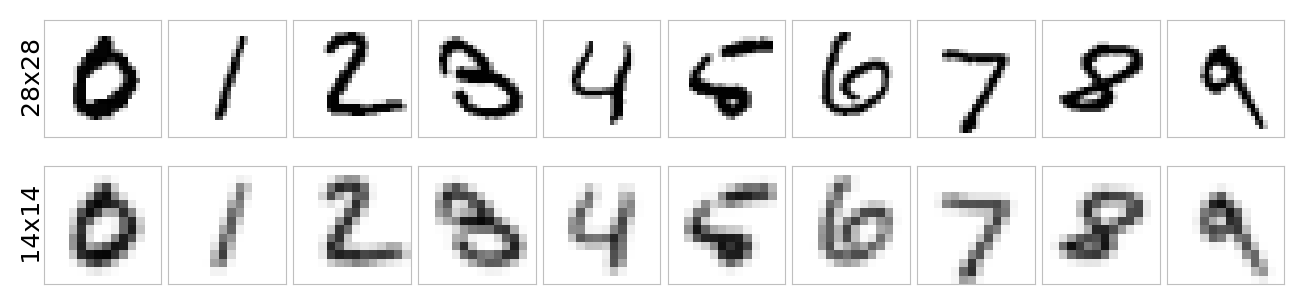

Recreate this plot in Python.
"""What does downsampling MNIST to 14x14 actually cost the input?

900-series PLOT SCRIPT. Loads MNIST, trains nothing. Methods M2, supporting the data row of
the control-parameter table.

WHY THE FIGURE EXISTS. The report runs at 14x14 rather than the usual 28x28, and that is a
choice a reader is entitled to challenge: a quarter of the pixels is a real reduction, and if
it destroyed class structure then every downstream claim would be made on a degraded problem.
The honest answer is visual -- the digits remain plainly legible -- so the figure simply shows
the same images at both resolutions and lets the reader judge. It asserts nothing about
accuracy; 810 and 811 carry that.

ONE ROW PER RESOLUTION, ONE COLUMN PER CLASS, so the comparison is within-column and the eye
does not have to hold two grids apart. The first test-set example of each digit is used --
not a hand-picked one, and not an average, which would hide exactly the fine strokes the
downsampling might be expected to lose.

MINIMAL FURNITURE, per the report's figure convention: no title, no axes, no per-panel text.
The two row labels are the only words in the figure.

PROVENANCE
    MNIST test split via src.data.load_mnist, at size=28 and size=14. The 14x14 path is the
    same call the whole project trains on, so this shows the actual input, not a re-derivation
    of it.
"""
import sys
from pathlib import Path

ROOT = Path(__file__).resolve().parents[1]
sys.path.insert(0, str(ROOT))

import numpy as np
import matplotlib.pyplot as plt

from src.data import load_mnist
from src.protocol import figure_path, DATA_ROOT

SIZES = [28, 14]
CLASSES = list(range(10))


def first_example_per_class(size):
    """The first test image of each class, at `size`. Same images at both resolutions, because
    the test split order does not depend on the resampling."""
    _, test = load_mnist(size=size, root=DATA_ROOT, fashion=False)
    # TensorMNIST holds the split as tensors: .x is (N, size*size), .targets is (N,)
    x = test.x.detach().cpu().numpy()
    y = test.targets.detach().cpu().numpy().reshape(-1)
    out = []
    for c in CLASSES:
        idx = int(np.flatnonzero(y == c)[0])
        out.append(x[idx].reshape(size, size))
    return out


if __name__ == "__main__":
    rows = {s: first_example_per_class(s) for s in SIZES}

    # Height is set from the WIDTH so the cells stay square and no dead band opens between
    # the rows: ten columns across 6.6in is 0.66in a cell, so two rows want ~1.4in plus labels.
    cell = 6.6 / len(CLASSES)
    fig, axes = plt.subplots(len(SIZES), len(CLASSES),
                             figsize=(6.6, cell * len(SIZES) + 0.12))
    for r, size in enumerate(SIZES):
        for c in range(len(CLASSES)):
            ax = axes[r][c]
            ax.imshow(rows[size][c], cmap="gray_r", vmin=0, vmax=1, interpolation="nearest")
            ax.set_xticks([])
            ax.set_yticks([])
            for sp in ax.spines.values():
                sp.set_linewidth(0.4)
                sp.set_color("0.75")
        axes[r][0].set_ylabel(f"{size}x{size}", fontsize=9, rotation=90, va="center")

    fig.subplots_adjust(wspace=0.06, hspace=0.06, left=0.055, right=0.995,
                        top=0.995, bottom=0.005)
    out = figure_path(__file__)
    fig.savefig(out, dpi=200, bbox_inches="tight")
    print(f"saved {out}")
    for s in SIZES:
        print(f"  {s}x{s}: {len(rows[s])} classes, {s * s} input features")
